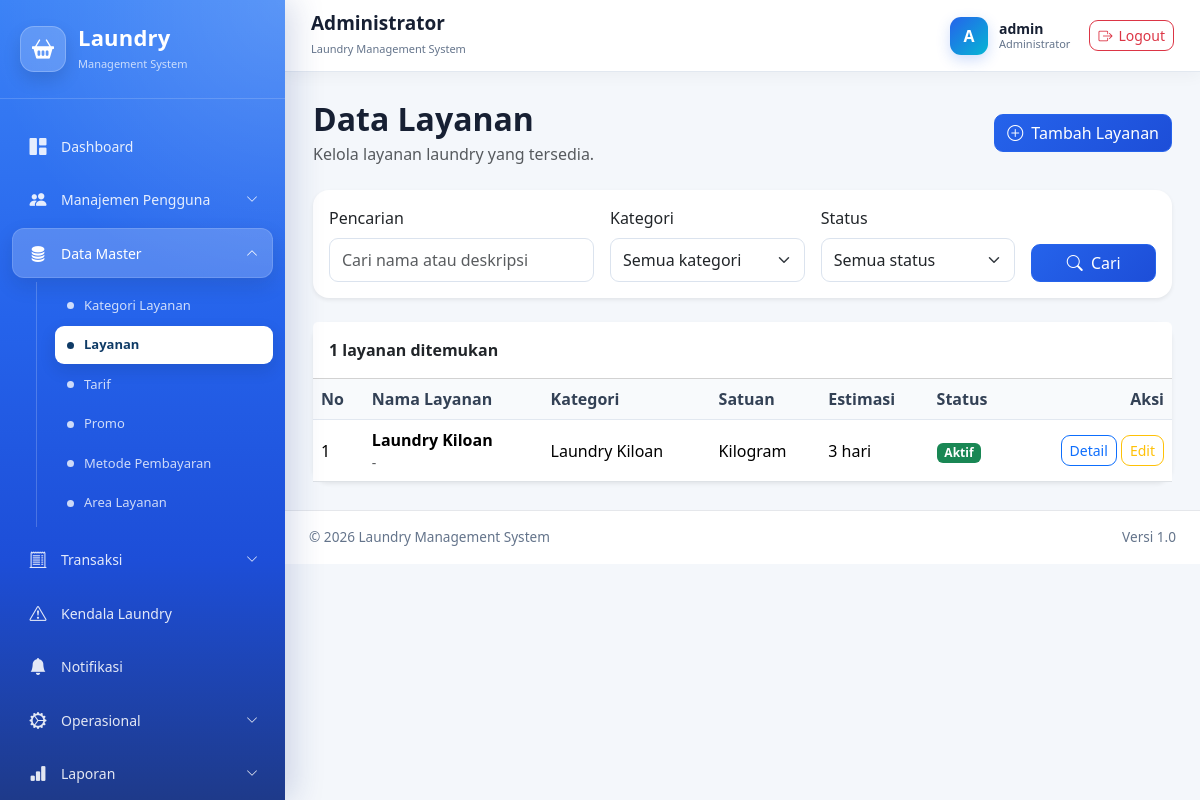
/administrator/layanan/ (signed in), run on the app's committed database.
### administrator/models.py (models this page shows, shortened)
class User(AbstractUser):
    class Role(models.TextChoices):
        ADMINISTRATOR = "administrator", "Administrator"
        KASIR = "kasir", "Kasir"
        PETUGAS_LAUNDRY = "petugaslaundry", "Petugas Laundry"
        PELANGGAN = "pelanggan", "Pelanggan"
    role = models.CharField(
        max_length=30,
        choices=Role.choices,
        default=Role.PELANGGAN,
        db_index=True,
        verbose_name="Hak akses",
    )
    nomor_hp = models.CharField(
        max_length=20,
        unique=True,
        verbose_name="Nomor HP",
    )
    alamat = models.TextField(
        blank=True,
        verbose_name="Alamat",
    )
    foto = models.ImageField(
        upload_to="pengguna/foto/",
        blank=True,
        null=True,
        verbose_name="Foto",
    )
    is_verified = models.BooleanField(
        default=True,
        db_index=True,
        verbose_name="Terverifikasi",
        help_text="Akun pelanggan langsung aktif setelah registrasi.",
    )
    verified_at = models.DateTimeField(
        blank=True,
        null=True,
        verbose_name="Waktu verifikasi",
    )
    verified_by = models.ForeignKey(
        "self",
        on_delete=models.SET_NULL,
        blank=True,
        null=True,
        related_name="pengguna_diverifikasi",
        verbose_name="Diverifikasi oleh",
    )
    email = models.EmailField(
        unique=True,
        verbose_name="Email",
    )
    class Meta:
        verbose_name = "Pengguna"
        verbose_name_plural = "Data Pengguna"
        ordering = ["username"]
    def verifikasi(self, administrator):
        """
        Memverifikasi akun pelanggan.
        """
        self.is_verified = True
        self.is_active = True
        self.verified_at = timezone.now()
        self.verified_by = administrator
        self.save(
            update_fields=[
                "is_verified",
                "is_active",
                "verified_at",
                "verified_by",
            ]
        )

class TimeStampedModel(models.Model):
    created_at = models.DateTimeField(
        auto_now_add=True,
        verbose_name="Dibuat pada",
    )
    updated_at = models.DateTimeField(
        auto_now=True,
        verbose_name="Diubah pada",
    )
    class Meta:
        abstract = True

class Layanan(TimeStampedModel):
    class Satuan(models.TextChoices):
        KILOGRAM = "kg", "Kilogram"
        ITEM = "item", "Item"
        PASANG = "pasang", "Pasang"
        METER = "meter", "Meter"
        TRANSAKSI = "transaksi", "Per Transaksi"
    kategori = models.ForeignKey(
        KategoriLayanan,
        on_delete=models.PROTECT,
        related_name="layanan",
        verbose_name="Kategori",
    )
    nama = models.CharField(
        max_length=150,
        unique=True,
        verbose_name="Nama layanan",
    )
    kode = models.CharField(
        max_length=30,
        unique=True,
        verbose_name="Kode layanan",
    )
    satuan = models.CharField(
        max_length=20,
        choices=Satuan.choices,
        verbose_name="Satuan",
    )
    estimasi_hari = models.PositiveIntegerField(
        default=3,
        verbose_name="Estimasi pengerjaan",
        help_text="Estimasi pengerjaan dalam satuan hari.",
    )
    deskripsi = models.TextField(
        blank=True,
        verbose_name="Deskripsi",
    )
    is_express = models.BooleanField(
        default=False,
        verbose_name="Layanan express",
    )
    is_antar_jemput = models.BooleanField(
        default=False,
        verbose_name="Mendukung antar-jemput",
    )
    is_active = models.BooleanField(
        default=True,
        verbose_name="Aktif",
    )
    class Meta:
        verbose_name = "Layanan"
        verbose_name_plural = "Data Layanan"
        ordering = ["kategori__nama", "nama"]

class KategoriLayanan(TimeStampedModel):
    nama = models.CharField(
        max_length=100,
        unique=True,
        verbose_name="Nama kategori",
    )
    deskripsi = models.TextField(
        blank=True,
        verbose_name="Deskripsi",
    )
    is_active = models.BooleanField(
        default=True,
        verbose_name="Aktif",
    )
    class Meta:
        verbose_name = "Kategori Layanan"
        verbose_name_plural = "Kategori Layanan"
        ordering = ["nama"]

### administrator/views_layanan.py (the view)
@administrator_required
def layanan_list(request):
    layanan = (
        Layanan.objects
        .select_related("kategori")
        .all()
        .order_by("nama")
    )
    keyword = request.GET.get(
        "q",
        "",
    ).strip()
    kategori_id = request.GET.get(
        "kategori",
        "",
    ).strip()
    status = request.GET.get(
        "status",
        "",
    ).strip()
    if keyword:
        layanan = layanan.filter(
            Q(nama__icontains=keyword)
            | Q(deskripsi__icontains=keyword)
            | Q(kategori__nama__icontains=keyword)
        )
    if kategori_id.isdigit():
        layanan = layanan.filter(
            kategori_id=kategori_id
        )
    if status == "aktif":
        layanan = layanan.filter(
            is_active=True
        )
    elif status == "nonaktif":
        layanan = layanan.filter(
            is_active=False
        )
    jumlah_layanan = layanan.count()
    paginator = Paginator(
        layanan,
        10,
    )
    page_number = request.GET.get("page")
    page_obj = paginator.get_page(
        page_number
    )
    kategori_choices = (
        KategoriLayanan.objects
        .all()
        .order_by("nama")
    )
    context = {
        "page_obj": page_obj,
        "jumlah_layanan": jumlah_layanan,
        "keyword": keyword,
        "kategori_filter": kategori_id,
        "status_filter": status,
        "kategori_choices": kategori_choices,
    }
    return render(
        request,
        "administrator/layanan/layanan_list.html",
        context,
    )

### pelanggan/context_processors.py (called while the page is built)
def notifikasi_pelanggan(request):
    jumlah_belum_dibaca = 0
    if request.user.is_authenticated:
        jumlah_belum_dibaca = Notifikasi.objects.filter(
            penerima=request.user,
            is_read=False,
        ).count()
    return {
    "jumlah_notifikasi_belum_dibaca": jumlah_belum_dibaca,
    "jumlah_notifikasi_pelanggan": jumlah_belum_dibaca,
}

### templates/administrator/layanan/layanan_list.html (shortened to what this page needs)
{% extends "base.html" %}
{% block content %}
<div class="d-flex flex-wrap justify-content-between align-items-center mb-4">
    <div>
        <h2 class="fw-bold mb-1">
            Data Layanan
        </h2>
        <p class="text-muted mb-0">
            Kelola layanan laundry yang tersedia.
        </p>
    </div>
    <a
        href="{% url 'administrator:layanan_create' %}"
        class="btn btn-primary mt-3 mt-md-0"
    >
        <i class="bi bi-plus-circle me-1"></i>
        Tambah Layanan
    </a>
</div>
<div class="card border-0 shadow-sm mb-4">
    <div class="card-body">
        <form method="get">
            <div class="row g-3">
                <div class="col-lg-4">
                    <label class="form-label">
                        Pencarian
                    </label>
                    <input
                        type="text"
                        name="q"
                        value="{{ keyword }}"
                        class="form-control"
                        placeholder="Cari nama atau deskripsi"
                    >
                </div>
                <div class="col-md-4 col-lg-3">
                    <label class="form-label">
                        Kategori
                    </label>
                    <select
                        name="kategori"
                        class="form-select"
                    >
                        <option value="">
                            Semua kategori
                        </option>
                    </select>
                </div>
                <div class="col-md-4 col-lg-3">
                    <label class="form-label">
                        Status
                    </label>
                    <select
                        name="status"
                        class="form-select"
                    >
                        <option value="">
                            Semua status
                        </option>
                    </select>
                </div>
                <div class="col-md-4 col-lg-2 d-flex align-items-end">
                    <button
                        type="submit"
                        class="btn btn-primary w-100"
                    >
                        <i class="bi bi-search me-1"></i>
                        Cari
                    </button>
                </div>
            </div>
        </form>
    </div>
</div>
<div class="card border-0 shadow-sm">
    <div class="card-header bg-white py-3">
        <strong>
            {{ jumlah_layanan }} layanan ditemukan
        </strong>
    </div>
    <div class="card-body p-0">
        <div class="table-responsive">
            <table class="table table-hover align-middle mb-0">
                <thead class="table-light">
                    <tr>
                        <th>No</th>
                        <th>Nama Layanan</th>
                        <th>Kategori</th>
                        <th>Satuan</th>
                        <th>Estimasi</th>
                        <th>Status</th>
                        <th class="text-end">Aksi</th>
                    </tr>
                </thead>
                <tbody>
                    {% for layanan in page_obj %}
                        <tr>
                            <td>
                                {{ page_obj.start_index|add:forloop.counter0 }}
                            </td>
                            <td>
                                <strong>
                                    {{ layanan.nama }}
                                </strong>
                                <div class="small text-muted">
                                    {{ layanan.deskripsi|default:"-"|truncatechars:60 }}
                                </div>
                            </td>
                            <td>
                                {{ layanan.kategori.nama }}
                            </td>
                            <td>
                                {{ layanan.get_satuan_display|default:layanan.satuan }}
                            </td>
                            <td>
                                {{ layanan.estimasi_hari }} hari
                            </td>
                            <td>
                                {% if layanan.is_active %}
                                    <span class="badge bg-success">
                                        Aktif
                                    </span>
                                {% else %}
                                    <span class="badge bg-secondary">
                                        Nonaktif
                                    </span>
                                {% endif %}
                            </td>
                            <td class="text-end">
                                <a
                                    href="{% url 'administrator:layanan_detail' layanan.pk %}"
                                    class="btn btn-sm btn-outline-primary"
                                >
                                    Detail
                                </a>
                                <a
                                    href="{% url 'administrator:layanan_update' layanan.pk %}"
                                    class="btn btn-sm btn-outline-warning"
                                >
                                    Edit
                                </a>
                            </td>
                        </tr>
                    {% endfor %}
                </tbody>
            </table>
        </div>
    </div>
</div>
{% endblock %}

### templates/includes/navbar.html (shortened to what this page needs)
<nav class="top-navbar">
    <div class="navbar-left">
        <div>
            <h5 class="navbar-title">
                {% if request.user.role == "administrator" %}
                    Administrator
                {% elif request.user.role == "kasir" %}
                    Kasir
                {% elif request.user.role == "petugaslaundry" %}
                    Petugas Laundry
                {% elif request.user.role == "pelanggan" %}
                    Pelanggan
                {% else %}
                    Laundry Management System
                {% endif %}
            </h5>
            <small class="navbar-subtitle">
                Laundry Management System
            </small>
        </div>
    </div>
    <div class="navbar-user">
        <div class="user-avatar">
            {{ request.user.username|first|upper }}
        </div>
        <div class="user-info">
            <span class="user-name">
                {{ request.user.get_full_name|default:request.user.username }}
            </span>
            <small>
                {{ request.user.get_role_display }}
            </small>
        </div>
        <a
            href="{% url 'logout' %}"
            class="btn btn-outline-danger btn-sm logout-button"
            title="Logout"
        >
            <i class="bi bi-box-arrow-right"></i>
            <span>Logout</span>
        </a>
    </div>
</nav>

### static/css/style.css (style rules this page uses)
:root { --sidebar-width: 285px; --primary: #2563eb; --primary-dark: #1d4ed8; --primary-deep: #1e3a8a; --primary-soft: #dbeafe; --cyan: #06b6d4; --body-bg: #f4f7fb; --text-dark: #172033; --text-muted: #64748b; --white: #ffffff; --border: #e2e8f0; }
* { box-sizing: border-box; }
html, body { min-height: 100%; }
body { margin: 0; background: var(--body-bg); color: var(--text-dark); font-family: "Segoe UI", Tahoma, Geneva, Verdana, sans-serif; }
.top-navbar { position: sticky; top: 0; z-index: 1020; display: flex; align-items: center; justify-content: space-between; min-height: 72px; padding: 12px 26px; background: rgba(255, 255, 255, 0.94); border-bottom: 1px solid var(--border); box-shadow: 0 4px 15px rgba(15, 23, 42, 0.04); backdrop-filter: blur(12px); }
.navbar-title { margin: 0; color: var(--text-dark); font-size: 19px; font-weight: 700; }
.navbar-subtitle { color: var(--text-muted); font-size: 11px; }
.navbar-user { display: flex; align-items: center; gap: 11px; }
.user-avatar { display: grid; width: 38px; height: 38px; place-items: center; color: var(--white); background: linear-gradient(135deg, var(--primary), var(--cyan)); border-radius: 11px; font-weight: 700; box-shadow: 0 5px 14px rgba(37, 99, 235, 0.22); }
.user-info { display: flex; flex-direction: column; line-height: 1.2; }
.user-name { color: var(--text-dark); font-size: 14px; font-weight: 600; }
.user-info small { color: var(--text-muted); font-size: 11px; }
.logout-button { display: inline-flex; align-items: center; gap: 6px; margin-left: 8px; border-radius: 9px; }
.card { border: 1px solid rgba(226, 232, 240, 0.8); border-radius: 16px; box-shadow: 0 10px 28px rgba(15, 23, 42, 0.06); }
.btn { border-radius: 9px; }
.btn-primary { background: linear-gradient(135deg, var(--primary), var(--primary-dark)); border-color: var(--primary); }
.form-control, .form-select { min-height: 44px; border-color: #dbe3ee; border-radius: 9px; }
.table thead th { color: #334155; background: #f8fafc; border-bottom: 1px solid var(--border); font-weight: 700; }

### data on the page
User: user.username|first "A", user.get_full_name "admin", user.role "Administrator"
Layanan: start_index|add "1", nama "Laundry Kiloan", deskripsi "-", kategori.nama "Laundry Kiloan", satuan "Kilogram", estimasi_hari "3", is_active "Aktif"

### other printed values
{{ jumlah_layanan }} "1"
